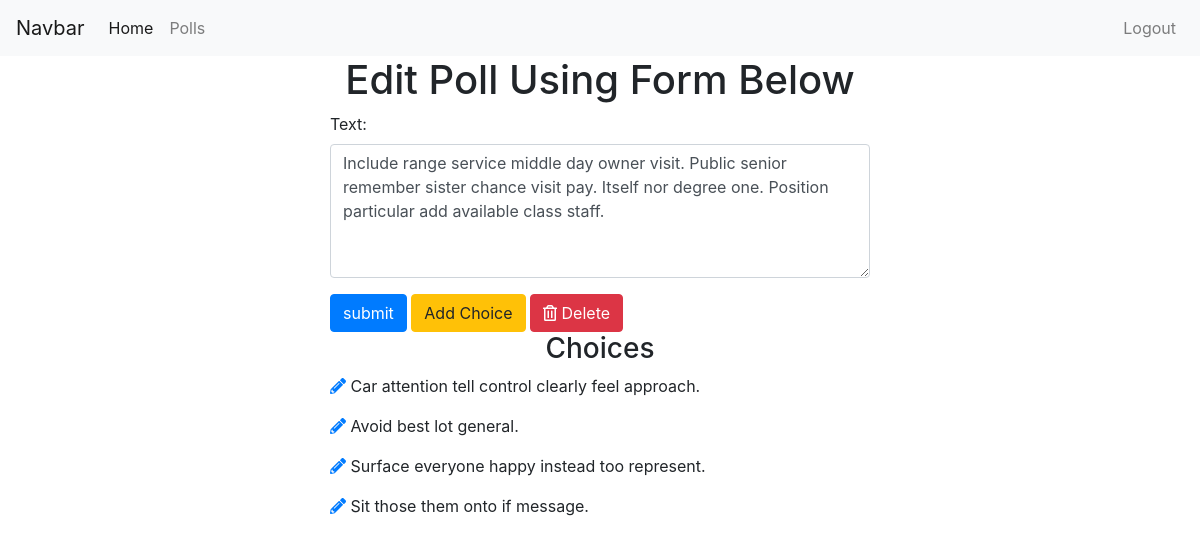
Page /polls/edit/6/ (signed in) on the committed database.
### polls/models.py (models this page shows, shortened)
class Poll(models.Model):
    owner = models.ForeignKey(User, on_delete=models.CASCADE, default=1)
    text = models.CharField(max_length=255)
    pub_date = models.DateField()

class Choice(models.Model):
    poll = models.ForeignKey(Poll, on_delete=models.CASCADE)
    choice_text = models.CharField(max_length=255)

### polls/views.py (the view)
# urls.py: path('edit/<int:poll_id>/', views.edit_poll, name='edit_poll'),
@login_required
def edit_poll(request, poll_id):
    poll = get_object_or_404(Poll, id=poll_id)
    if request.user != poll.owner:
        return redirect('/')
    if request.method == "POST":
        form = EditPollForm(request.POST, instance=poll)
        if form.is_valid():
            form.save()
            messages.success(
                            request,
                            'Poll Edit Successfully',
                            extra_tags='alert alert-success alert-dismissible fade show'
                            )
            return redirect('polls:list')
    else:
        form = EditPollForm(instance=poll)
    return render(request, 'polls/edit_poll.html', {'form': form, 'poll':poll})

### polls/forms.py
class EditPollForm(forms.ModelForm):
    class Meta:
        model = Poll
        fields = ['text']
        widgets = {
            'text': forms.Textarea(attrs={"class":"form-control", "rows": 5, "cols": 20})
        }

### polls/templates/polls/edit_poll.html (shortened to what this page needs)
{% extends 'base.html' %}
{% block content %}
<div class="container">
  <h1 class='text-center'>Edit Poll Using Form Below</h1>
  <div class="row">
    <div class="col-sm-6 offset-sm-3">
      <form action="" method="post">
        {% for field in form %}
        <div class="form-group">
          {{ field.label_tag }}
          {{ field }}
        </div>
        {% endfor %}
        <input type="submit" value="submit" class='btn btn-primary'>
        <a href="{% url 'polls:add_choice' poll.id %}" class='btn btn-warning'>Add Choice</a>
        <a href="{% url 'polls:poll_confirm_delete' poll.id %}"
            class='btn btn-danger'>
            <i class="far fa-trash-alt"></i> Delete
        </a>
      </form>
    <h3 class='text-center'>Choices</h3>
    {% for choice in poll.choice_set.all %}
      <p><a href="{% url 'polls:edit_choice' choice.id %}"><i class="fas fa-pencil-alt"></i></a> {{choice.choice_text}}</p>
    {% endfor %}
    </div>
  </div>
</div>
{% endblock %}

### rows in the picture
Poll: form "Include range service middle day owner visit. Public senior remember sister chance visit pay. Itself nor degree one. Position particular add available class staff."
Choice: choice_text "Car attention tell control clearly feel approach."
Choice: choice_text "Avoid best lot general."
Choice: choice_text "Surface everyone happy instead too represent."
Choice: choice_text "Sit those them onto if message."

### other values in the picture
{{ field.label_tag }} "Text:"
